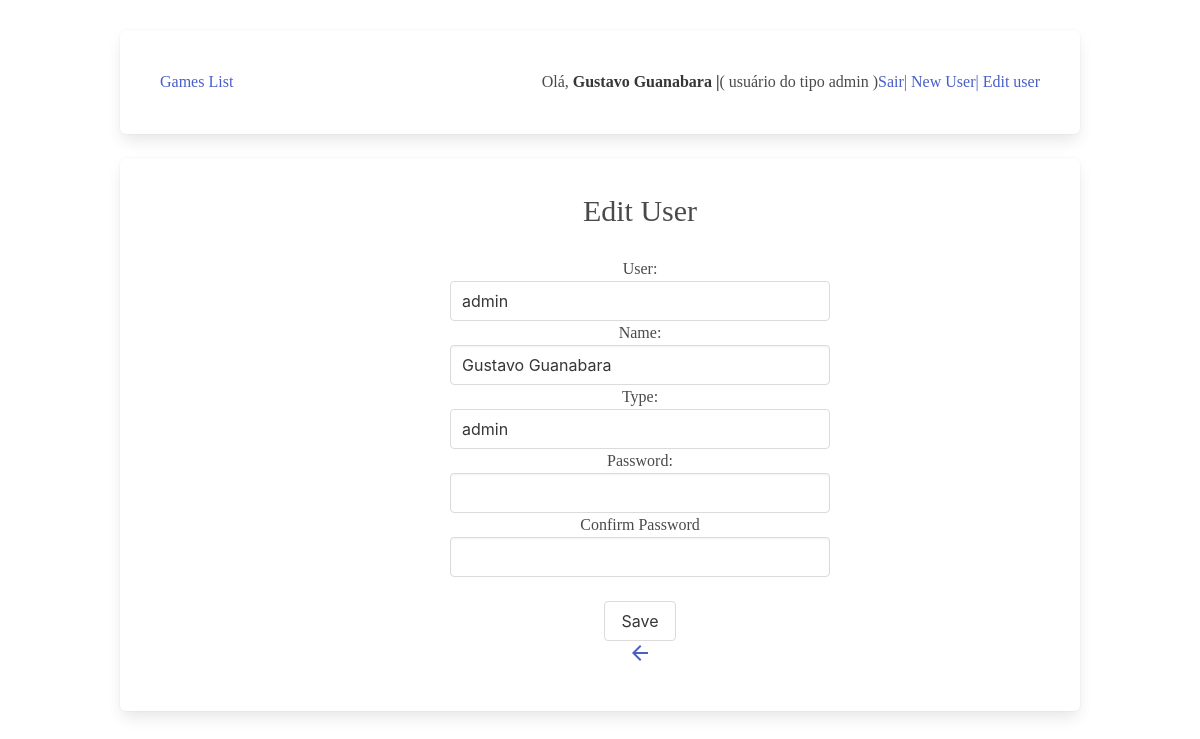
The app's page /user-edit-form.php (signed in) with its own data.
### tables this page shows
CREATE TABLE `usuarios` (
  `usuario` varchar(10) NOT NULL,
  `nome` varchar(30) NOT NULL,
  `senha` varchar(60) NOT NULL,
  `tipo` varchar(10) NOT NULL
);

### user-edit-form.php (the view, shortened to what this page needs)
<!DOCTYPE html>
<html lang="en">
<head>
    <link rel="stylesheet" href="css/bulma.min.css">
    <link rel="stylesheet" href="css/login.css">
</head>
<?php
    include_once "navBar.php";
    $q = "SELECT usuario, nome, senha, tipo FROM usuarios WHERE usuario = '" .$_SESSION['user'] . "'";
    $search = $db->query($q);
    $reg = $search->fetch_object();
?>
<body class="body">
<div class="box">
  <form action="user-edit.php" method="POST">
  <div class="login-card">
        <h1>Edit User</h1>
        <br>
        <label>User:</label>
        <input class="input" type="text" name="usuario" id="usuario" size="10" maxlength="10" readonly value="<?php echo $reg->usuario?>">
        <br>
        <Label>Name:</Label>
        <input class="input" type="text" name="nome" id="nome" size="30" maxlength="30" value="<?php echo $reg->nome?>">
        <br>
        <label> Type: </label>
        <input class="input" type="text" name="tipo" id="tipo" readonly value="<?php echo $reg->tipo?>">
        <br>
        <label> Password: </label>
        <input class="input" type="password" name="senha1" id="senha1" size="8" maxlength="8">
        <label> Confirm Password</label>
        <input class="input" type="password" name="senha2" id="senha2" size="8" maxlength="8">
        <br><br>
        <input class="button" type="submit" value="Save"></input>
        <br>
        <?php echo back(); ?>
    </div>
  </form>
</div>
</body>
</html>

### css/login.css (style rules this page uses)
.body { text-align: center; }
.login-card { width: 400px; margin-left: 300px; padding: 10px; }

### css/body.css (style rules this page uses)
body { width: 80%; margin-left: auto; margin-right: auto; margin-top: 30px; font-family: Tahoma; }
body h1 { font-size: 30px; }

### records on screen
usuarios: usuario "admin", nome "Gustavo Guanabara", tipo "admin"

### other values on screen
$_SESSION['nome'] "Gustavo Guanabara"
$_SESSION['tipo'] "admin"
